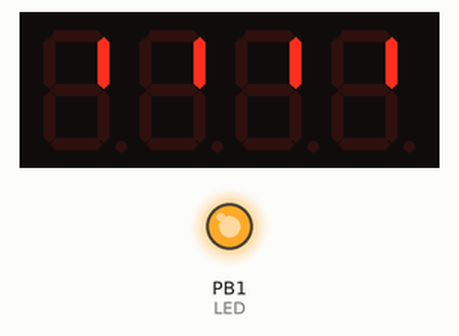
Bench run of a program on a simulated ATtiny85, built with avr-gcc and run on an emulated ATtiny85. Parts: 4-digit seven-segment display, output pins drawn as LEDs (lit = HIGH).

Above: at 0.1 s.
At 1.0 s:
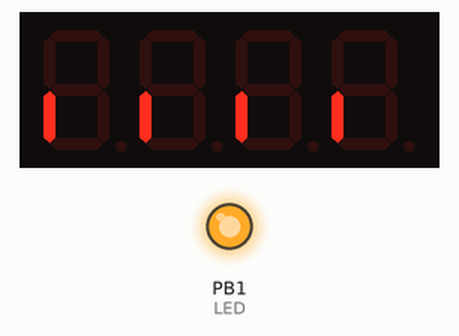
At 1.7 s:
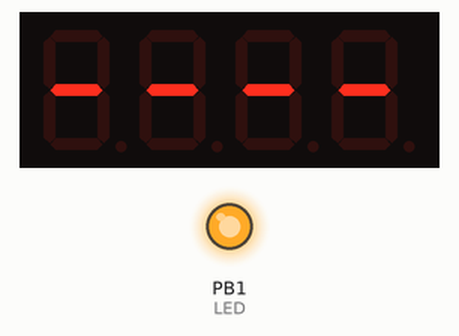
At 2.3 s:
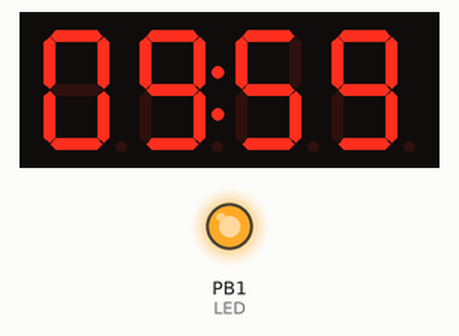
At 19.7 s:
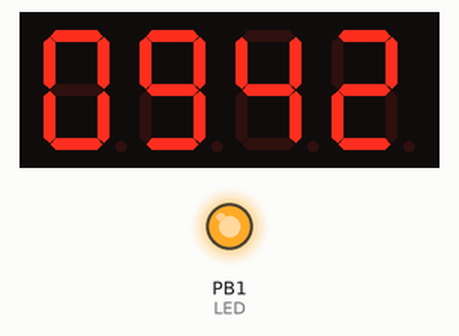
At 38.1 s:
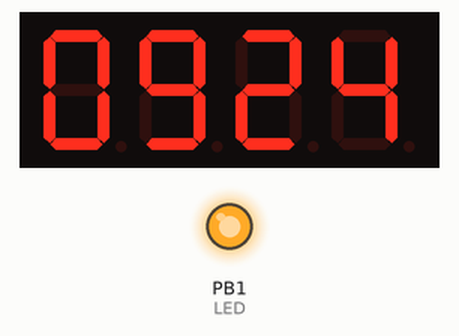

The program:

main.cpp
```cpp
#include <Arduino.h>
#include <TM1637Display.h>

#define CLK 2
#define DIO 0
#define LED 1

TM1637Display display(CLK, DIO);

void clearDisplay() {
    uint8_t data[] = {0, 0, 0, 0};
    display.setSegments(data, 4U, 0U);
}

void segmentTest() {
    uint8_t data[] = {1, 1, 1, 1};

    for (uint8_t i = 0; i < 6; i++) {
        for (uint8_t digit = 0; digit < 4; digit++) {
            data[digit] <<= 1;
        }
        display.setSegments(data, 4U, 0U);

        delay(300);
    }

    clearDisplay();
    delay(300);
}

void setup() {
    display.setBrightness(0x03);  // 0x0f is maximum

    pinMode(LED, OUTPUT);
    digitalWrite(LED, 1);

    segmentTest();
}

void loop() {
    static uint8_t minutes = 9;
    static uint8_t seconds = 59;

    if (minutes > 0 || seconds > 0) {
        uint8_t data[] = {
            display.encodeDigit(minutes / 10),
            display.encodeDigit(minutes % 10),
            display.encodeDigit(seconds / 10),
            display.encodeDigit(seconds % 10)
        };

        // Turn on colon by setting bit 7
        // We toggle it every second
        data[1] |= (seconds & 0x01) << 7;

        display.setSegments(data, 4U, 0U);

        if (seconds > 0) {
            seconds--;
        } else {
            minutes--;
            seconds = 59;
        }
    } else {
        clearDisplay();
    }

    delay(1000);
}
```

Measured:
- what the display in image 3 shows lasts 1.0 s, from 2.3 s to 3.3 s
